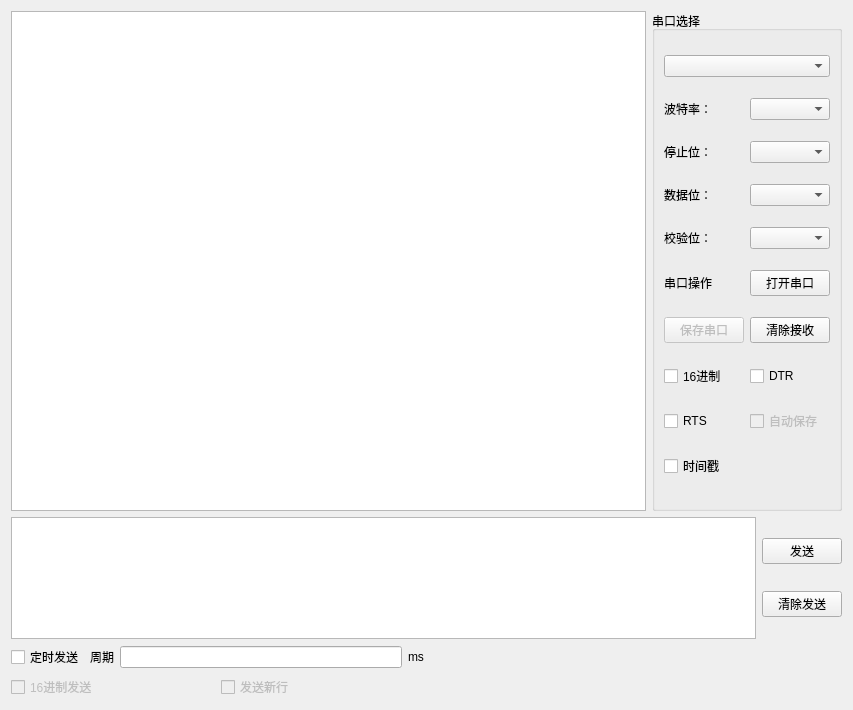
<?xml version="1.0" encoding="UTF-8"?>
<ui version="4.0">
 <class>Serial</class>
 <widget class="QWidget" name="Serial">
  <property name="geometry">
   <rect>
    <x>0</x>
    <y>0</y>
    <width>853</width>
    <height>710</height>
   </rect>
  </property>
  <property name="windowTitle">
   <string>Form</string>
  </property>
  <layout class="QGridLayout" name="gridLayout">
   <item row="0" column="0" colspan="2">
    <layout class="QHBoxLayout" name="horizontalLayout_12">
     <item>
      <widget class="QTextEdit" name="textEdit">
       <property name="minimumSize">
        <size>
         <width>0</width>
         <height>500</height>
        </size>
       </property>
      </widget>
     </item>
     <item>
      <widget class="QGroupBox" name="groupBox">
       <property name="title">
        <string>串口选择</string>
       </property>
       <layout class="QVBoxLayout" name="verticalLayout">
        <item>
         <widget class="QComboBox" name="comboBox_com"/>
        </item>
        <item>
         <layout class="QHBoxLayout" name="horizontalLayout">
          <item>
           <widget class="QLabel" name="label">
            <property name="text">
             <string>波特率：</string>
            </property>
           </widget>
          </item>
          <item>
           <widget class="QComboBox" name="comboBox_Baud"/>
          </item>
         </layout>
        </item>
        <item>
         <layout class="QHBoxLayout" name="horizontalLayout_2">
          <item>
           <widget class="QLabel" name="label_3">
            <property name="text">
             <string>停止位：</string>
            </property>
           </widget>
          </item>
          <item>
           <widget class="QComboBox" name="comboBox_stop"/>
          </item>
         </layout>
        </item>
        <item>
         <layout class="QHBoxLayout" name="horizontalLayout_3">
          <item>
           <widget class="QLabel" name="label_4">
            <property name="text">
             <string>数据位：</string>
            </property>
           </widget>
          </item>
          <item>
           <widget class="QComboBox" name="comboBox_data"/>
          </item>
         </layout>
        </item>
        <item>
         <layout class="QHBoxLayout" name="horizontalLayout_4">
          <item>
           <widget class="QLabel" name="label_5">
            <property name="text">
             <string>校验位：</string>
            </property>
           </widget>
          </item>
          <item>
           <widget class="QComboBox" name="comboBox_check"/>
          </item>
         </layout>
        </item>
        <item>
         <layout class="QHBoxLayout" name="horizontalLayout_5">
          <item>
           <widget class="QLabel" name="label_6">
            <property name="text">
             <string>串口操作</string>
            </property>
           </widget>
          </item>
          <item>
           <widget class="QPushButton" name="pushButton_open">
            <property name="text">
             <string>打开串口</string>
            </property>
           </widget>
          </item>
         </layout>
        </item>
        <item>
         <layout class="QHBoxLayout" name="horizontalLayout_6">
          <item>
           <widget class="QPushButton" name="pushButton_3">
            <property name="enabled">
             <bool>false</bool>
            </property>
            <property name="text">
             <string>保存串口</string>
            </property>
           </widget>
          </item>
          <item>
           <widget class="QPushButton" name="pushButton_clean">
            <property name="text">
             <string>清除接收</string>
            </property>
           </widget>
          </item>
         </layout>
        </item>
        <item>
         <layout class="QHBoxLayout" name="horizontalLayout_7">
          <item>
           <widget class="QCheckBox" name="checkBox_hexview">
            <property name="text">
             <string>16进制</string>
            </property>
           </widget>
          </item>
          <item>
           <widget class="QCheckBox" name="checkBox_DTR">
            <property name="text">
             <string>DTR</string>
            </property>
           </widget>
          </item>
         </layout>
        </item>
        <item>
         <layout class="QHBoxLayout" name="horizontalLayout_8">
          <item>
           <widget class="QCheckBox" name="checkBox_RTS">
            <property name="text">
             <string>RTS</string>
            </property>
           </widget>
          </item>
          <item>
           <widget class="QCheckBox" name="checkBox_4">
            <property name="enabled">
             <bool>false</bool>
            </property>
            <property name="text">
             <string>自动保存</string>
            </property>
           </widget>
          </item>
         </layout>
        </item>
        <item>
         <widget class="QCheckBox" name="checkBox_5">
          <property name="text">
           <string>时间戳</string>
          </property>
         </widget>
        </item>
       </layout>
      </widget>
     </item>
    </layout>
   </item>
   <item row="1" column="0" colspan="2">
    <layout class="QHBoxLayout" name="horizontalLayout_9">
     <item>
      <widget class="QTextEdit" name="textEdit_2"/>
     </item>
     <item>
      <layout class="QVBoxLayout" name="verticalLayout_2">
       <item>
        <widget class="QPushButton" name="pushButton_send">
         <property name="text">
          <string>发送</string>
         </property>
        </widget>
       </item>
       <item>
        <widget class="QPushButton" name="pushButton_sendclean">
         <property name="text">
          <string>清除发送</string>
         </property>
        </widget>
       </item>
      </layout>
     </item>
    </layout>
   </item>
   <item row="2" column="0">
    <layout class="QVBoxLayout" name="verticalLayout_3">
     <item>
      <layout class="QHBoxLayout" name="horizontalLayout_10">
       <item>
        <widget class="QCheckBox" name="checkBox_timesend">
         <property name="text">
          <string>定时发送</string>
         </property>
        </widget>
       </item>
       <item>
        <widget class="QLabel" name="label_7">
         <property name="text">
          <string>周期</string>
         </property>
        </widget>
       </item>
       <item>
        <widget class="QLineEdit" name="lineEdit"/>
       </item>
       <item>
        <widget class="QLabel" name="label_8">
         <property name="text">
          <string>ms</string>
         </property>
        </widget>
       </item>
      </layout>
     </item>
     <item>
      <layout class="QHBoxLayout" name="horizontalLayout_11">
       <item>
        <widget class="QCheckBox" name="checkBox_7">
         <property name="enabled">
          <bool>false</bool>
         </property>
         <property name="text">
          <string>16进制发送</string>
         </property>
        </widget>
       </item>
       <item>
        <widget class="QCheckBox" name="checkBox_8">
         <property name="enabled">
          <bool>false</bool>
         </property>
         <property name="text">
          <string>发送新行</string>
         </property>
        </widget>
       </item>
      </layout>
     </item>
    </layout>
   </item>
   <item row="2" column="1">
    <spacer name="horizontalSpacer">
     <property name="orientation">
      <enum>Qt::Horizontal</enum>
     </property>
     <property name="sizeHint" stdset="0">
      <size>
       <width>411</width>
       <height>20</height>
      </size>
     </property>
    </spacer>
   </item>
  </layout>
 </widget>
 <resources/>
 <connections/>
</ui>
